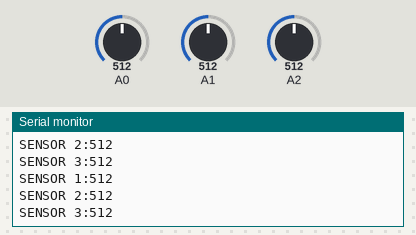
The sketch below on a simulated Arduino Uno, built with avr-gcc and run on an emulated ATmega328P. Shown: the last lines printed to the serial monitor. The inputs (shaded band) are chosen by the test bench; at power-on: A0 = 512, A1 = 512, A2 = 512.

Above: at 1.8 s.
1.9 s: A0 set to 716
At 2.8 s:
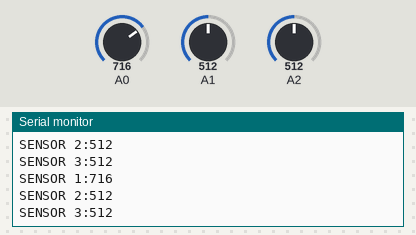
3.4 s: A1 set to 716
At 4.7 s:
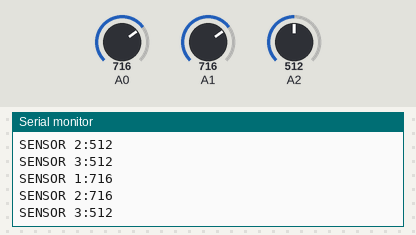
4.9 s: A2 set to 716
At 5.8 s:
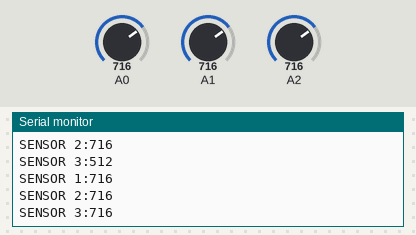
6.4 s: A0 set to 900
At 7.5 s:
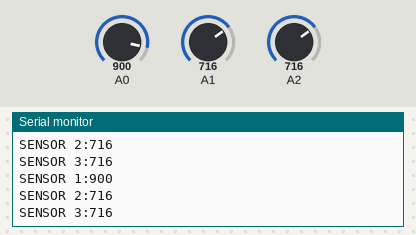
7.9 s: A1 set to 900
At 8.8 s:
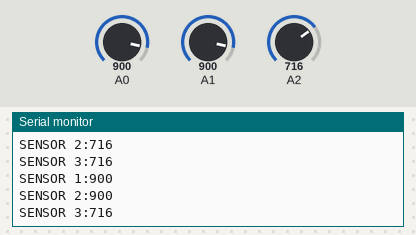
9.4 s: A2 set to 900
At 10.8 s:
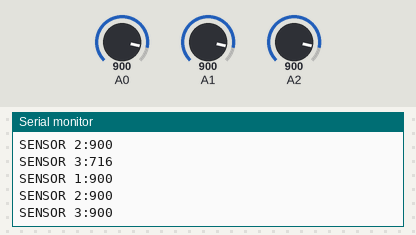
Timing chart, 0 to 11.9 s (numbered marks = the images above; inputs shaded):
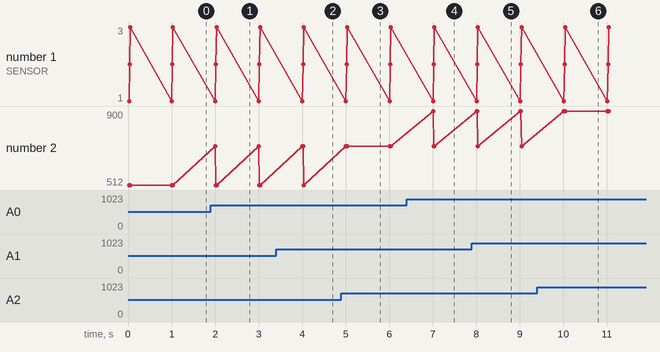

The sketch:

ANALOGREAD.ino
```cpp
void setup()
{
  Serial.begin(9600);
  Serial.println(" READ ANALOG PORT VALUE:");
}

void loop()
{
  int n=analogRead(A0);
  int m=analogRead(A1);
  int p=analogRead(A2);

  Serial.print("SENSOR 1:");
  Serial.println(n);
  Serial.print("SENSOR 2:");
  Serial.println(m);
  Serial.print("SENSOR 3:");
  Serial.println(p);
  delay(1000);
}
```

Measured:
- after the input at 1.9 s, the serial monitor: prints a new line after 0.10 s (image 1)
- after the input at 3.4 s, the serial monitor: prints a new line after 0.62 s (image 2)
- after the input at 4.9 s, the serial monitor: prints a new line after 0.14 s (image 3)
- after the input at 6.4 s, the serial monitor: prints a new line after 0.61 s (image 4)
- after the input at 7.9 s, the serial monitor: prints a new line after 0.13 s (image 5)
- after the input at 9.4 s, the serial monitor: prints a new line after 0.64 s (image 6)
